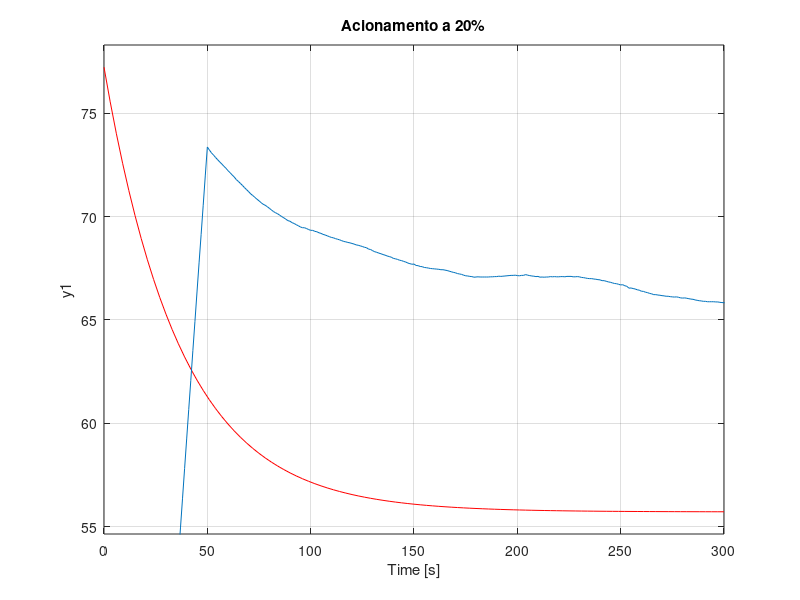
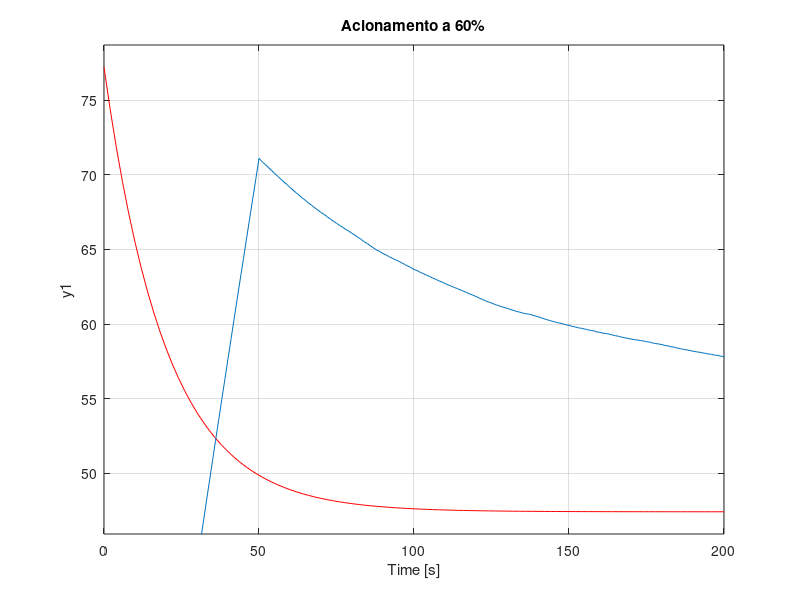
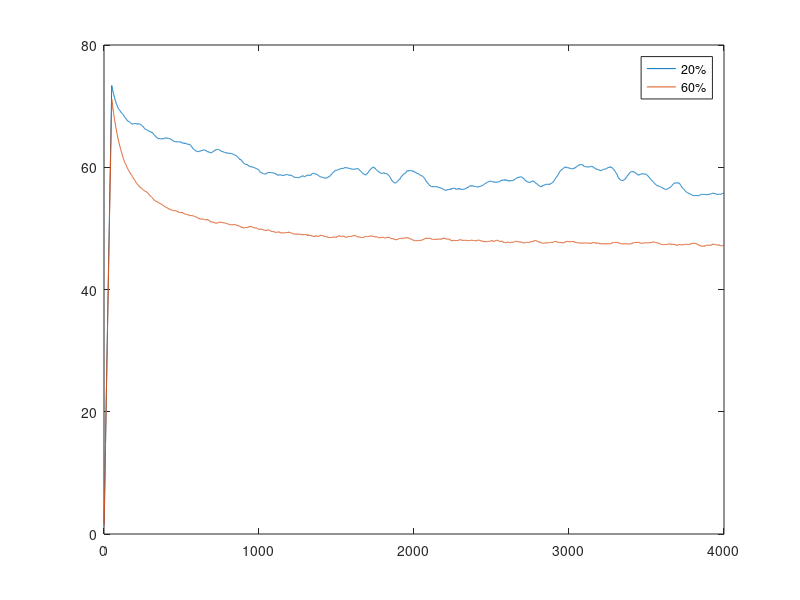

Source code (MATLAB) for these figures, in order:
clear all; close all; clc;
s= tf('s');

sinal=load('20_60-1303_descida.txt')% carrega arquivo txt
  

%   zero       = sinal(:,1);
  vinte      = sinal(:,1);
  sessenta   = sinal(:,2);
%   cem        = sinal(:,4);
  
JanelaTam=50;
ordem=1;
% janela0 = (1/JanelaTam)*ones(1,JanelaTam);
janela20 = (1/JanelaTam)*ones(1,JanelaTam);
janela60 = (1/JanelaTam)*ones(1,JanelaTam);
% janela100 = (1/JanelaTam)*ones(1,JanelaTam);
% y0 = filter(janela0,ordem,zero);
y20 = filter(janela20,ordem,vinte);
y60 = filter(janela60,ordem,sessenta);
% y100 = filter(janela100,ordem,cem);




% media movel- amostra nova e antiga.
%hold on

% G0 = (28.83/((275*s)+1))+ 25.42;
% figure(1);
% % plot(zero);
% step(G0,'r')
% hold
% plot(y0);
% title('Acionamento a 0%');

% G20 = (19.55/((160*s)+1))+ 25.42;
G20 =  (-21.5/((37*s)+1))+ 77.22;
figure(2);
%plot(vinte);
step(G20,'r');
hold
plot(y20);
title('Acionamento a 20%');

% G60 = (11.24/((100*s)+1))+ 25.42;
G60 =  (-29.81/((20*s)+1))+ 77.22;
figure(3);
%plot(sessenta);
step(G60,'r');
hold
plot(y60);
title('Acionamento a 60%');


% G100 = (8.3/((75*s)+1))+ 25.42;
% figure(4);
% % plot(cem);
% step(G100,'r');
% hold
% plot(y100);
% title('Acionamento a 100%');

figure(5);
plot(y20);
hold
plot(y60);
legend('20%','60%');


% M0=mean(zero)
M1=mean(vinte)
M2=mean(sessenta)
% M3=mean(cem)